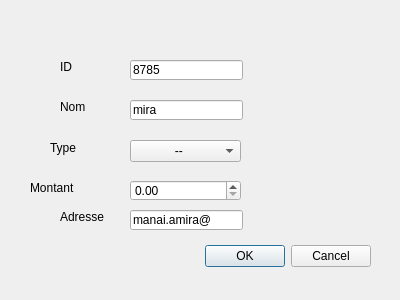
<?xml version="1.0" encoding="UTF-8"?>
<ui version="4.0">
 <class>Dialog_sponsor</class>
 <widget class="QDialog" name="Dialog_sponsor">
  <property name="geometry">
   <rect>
    <x>0</x>
    <y>0</y>
    <width>400</width>
    <height>300</height>
   </rect>
  </property>
  <property name="windowTitle">
   <string>Dialog</string>
  </property>
  <widget class="QDialogButtonBox" name="buttonBox">
   <property name="geometry">
    <rect>
     <x>30</x>
     <y>240</y>
     <width>341</width>
     <height>32</height>
    </rect>
   </property>
   <property name="orientation">
    <enum>Qt::Horizontal</enum>
   </property>
   <property name="standardButtons">
    <set>QDialogButtonBox::Cancel|QDialogButtonBox::Ok</set>
   </property>
  </widget>
  <widget class="QLabel" name="label_9">
   <property name="geometry">
    <rect>
     <x>50</x>
     <y>140</y>
     <width>61</width>
     <height>16</height>
    </rect>
   </property>
   <property name="text">
    <string>Type</string>
   </property>
  </widget>
  <widget class="QLineEdit" name="nom">
   <property name="geometry">
    <rect>
     <x>130</x>
     <y>100</y>
     <width>113</width>
     <height>20</height>
    </rect>
   </property>
   <property name="text">
    <string>mira</string>
   </property>
  </widget>
  <widget class="QLabel" name="label_7">
   <property name="geometry">
    <rect>
     <x>30</x>
     <y>180</y>
     <width>101</width>
     <height>16</height>
    </rect>
   </property>
   <property name="text">
    <string>Montant</string>
   </property>
  </widget>
  <widget class="QLineEdit" name="id">
   <property name="geometry">
    <rect>
     <x>130</x>
     <y>60</y>
     <width>113</width>
     <height>20</height>
    </rect>
   </property>
   <property name="text">
    <string>8785</string>
   </property>
  </widget>
  <widget class="QComboBox" name="type">
   <property name="geometry">
    <rect>
     <x>130</x>
     <y>140</y>
     <width>111</width>
     <height>22</height>
    </rect>
   </property>
   <item>
    <property name="text">
     <string>            --</string>
    </property>
   </item>
   <item>
    <property name="text">
     <string>type 1</string>
    </property>
   </item>
   <item>
    <property name="text">
     <string>type 2</string>
    </property>
   </item>
   <item>
    <property name="text">
     <string>type 3</string>
    </property>
   </item>
   <item>
    <property name="text">
     <string>type 4</string>
    </property>
   </item>
  </widget>
  <widget class="QLabel" name="label_10">
   <property name="geometry">
    <rect>
     <x>60</x>
     <y>100</y>
     <width>47</width>
     <height>14</height>
    </rect>
   </property>
   <property name="text">
    <string>Nom</string>
   </property>
  </widget>
  <widget class="QLabel" name="label_8">
   <property name="geometry">
    <rect>
     <x>60</x>
     <y>60</y>
     <width>47</width>
     <height>14</height>
    </rect>
   </property>
   <property name="text">
    <string>ID</string>
   </property>
  </widget>
  <widget class="QLabel" name="label_11">
   <property name="geometry">
    <rect>
     <x>60</x>
     <y>210</y>
     <width>47</width>
     <height>14</height>
    </rect>
   </property>
   <property name="text">
    <string>Adresse</string>
   </property>
  </widget>
  <widget class="QLineEdit" name="adresse">
   <property name="geometry">
    <rect>
     <x>130</x>
     <y>210</y>
     <width>113</width>
     <height>20</height>
    </rect>
   </property>
   <property name="text">
    <string>manai.amira@</string>
   </property>
  </widget>
  <widget class="QDoubleSpinBox" name="montant">
   <property name="geometry">
    <rect>
     <x>130</x>
     <y>180</y>
     <width>111</width>
     <height>21</height>
    </rect>
   </property>
  </widget>
 </widget>
 <resources/>
 <connections>
  <connection>
   <sender>buttonBox</sender>
   <signal>accepted()</signal>
   <receiver>Dialog_sponsor</receiver>
   <slot>accept()</slot>
   <hints>
    <hint type="sourcelabel">
     <x>248</x>
     <y>254</y>
    </hint>
    <hint type="destinationlabel">
     <x>157</x>
     <y>274</y>
    </hint>
   </hints>
  </connection>
  <connection>
   <sender>buttonBox</sender>
   <signal>rejected()</signal>
   <receiver>Dialog_sponsor</receiver>
   <slot>reject()</slot>
   <hints>
    <hint type="sourcelabel">
     <x>316</x>
     <y>260</y>
    </hint>
    <hint type="destinationlabel">
     <x>286</x>
     <y>274</y>
    </hint>
   </hints>
  </connection>
 </connections>
</ui>
